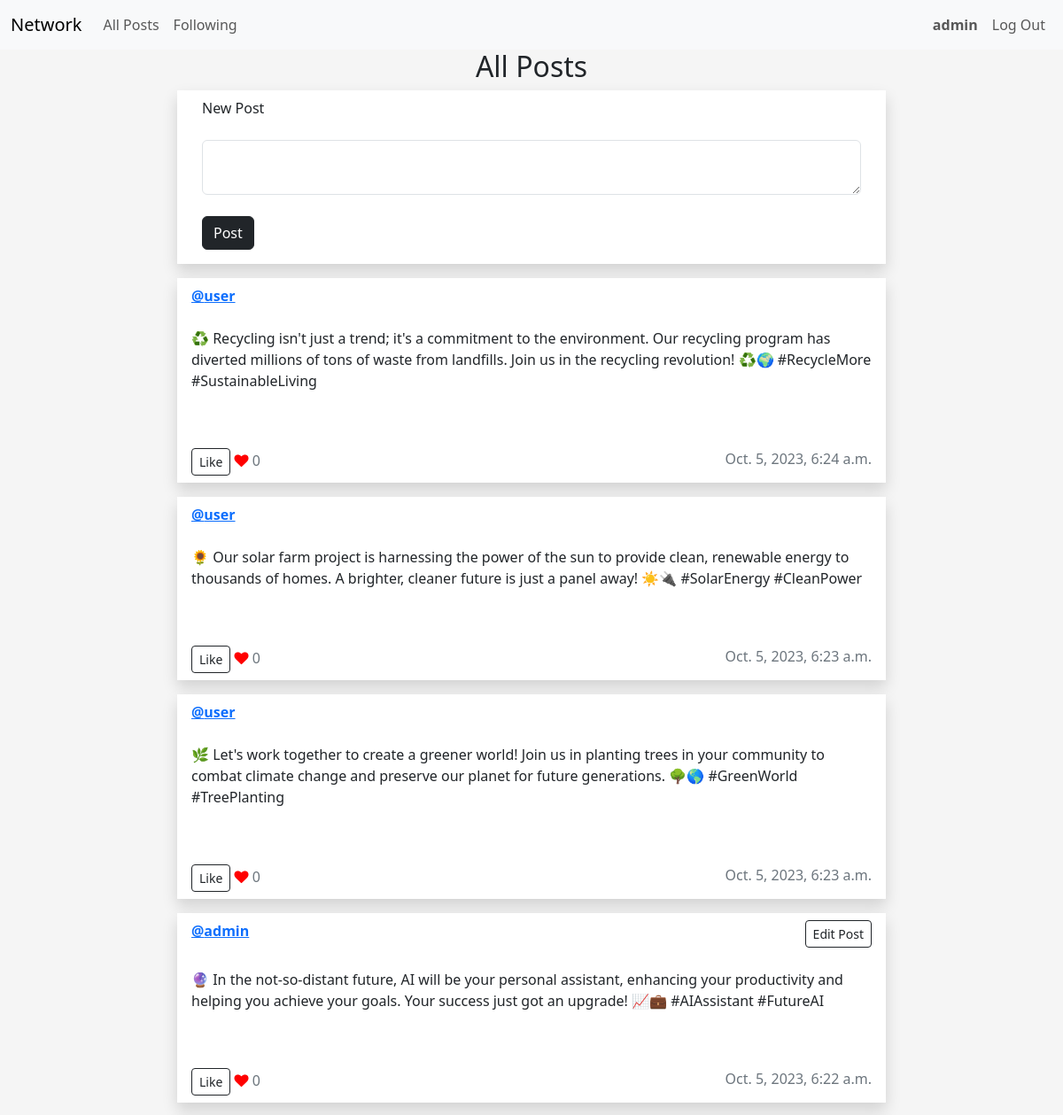
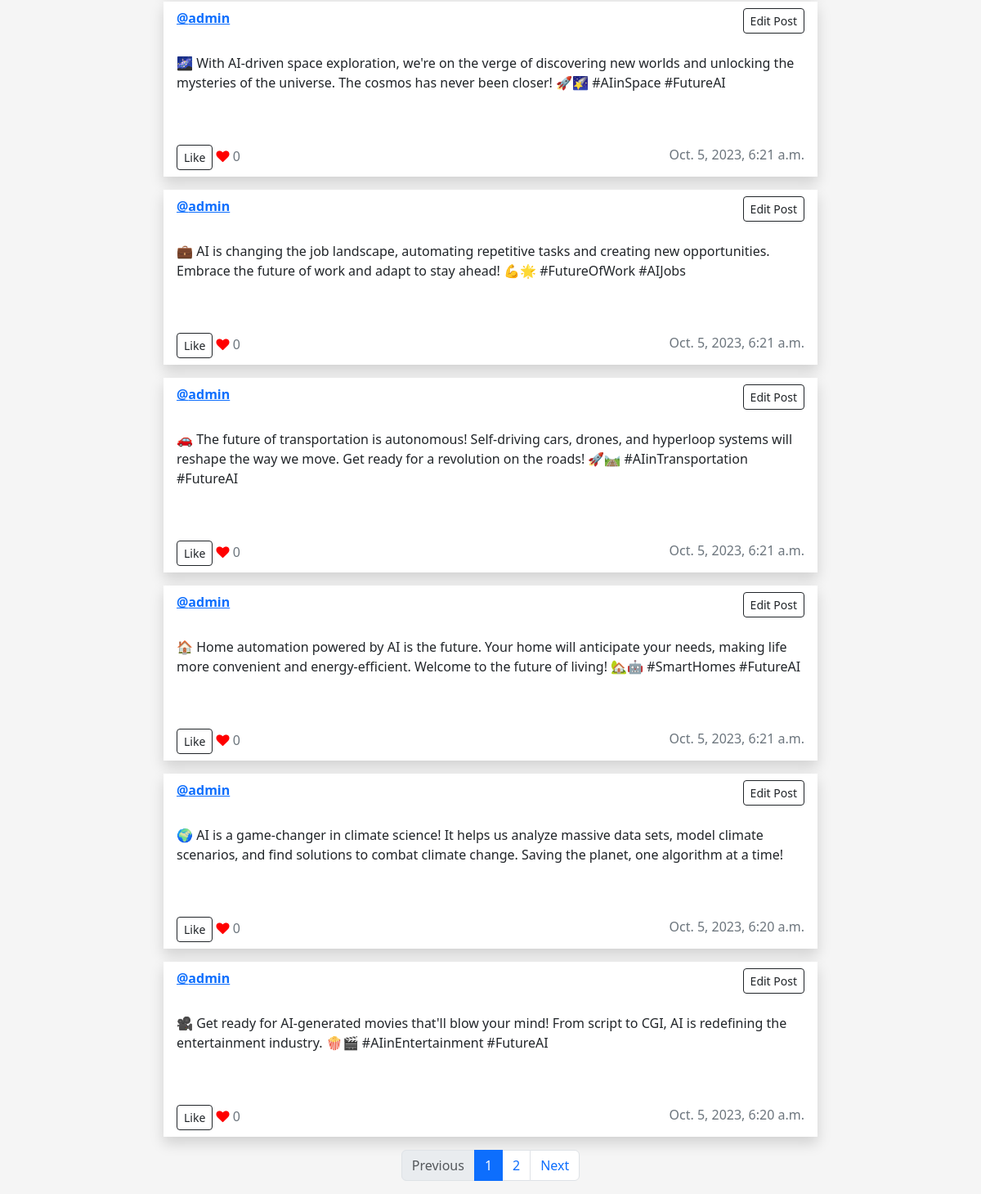
Screenshot of / (signed in) with the database file from the repository (2 pictures, top to bottom).
### network/models.py (models this page shows, shortened)
class User(AbstractUser):
    pass

class Post(models.Model):
    user = models.ForeignKey(User, on_delete=models.CASCADE)
    content = models.TextField()
    timestamp = models.DateTimeField(auto_now_add=True)
    likes = models.ManyToManyField(User, related_name='liked_posts')

### network/views.py (the view)
# urls.py: path("", views.index, name="index"),
def index(request):
    post_list = Post.objects.all().order_by('-timestamp')
    paginator = Paginator(post_list, POST_NUMBER_PER_PAGE)  # Show2  contacts per page.
    page_number = request.GET.get("page")
    page_obj = paginator.get_page(page_number)
    return render(request, "network/index.html",{
        "page_obj": page_obj
    })

### network/templates/network/index.html (shortened to what this page needs)
{% extends "network/layout.html" %}
{% block body %}
<h2>All Posts</h2>
<div class="row">
   <div class="card rounded-0 border-0 shadow mb-3 mx-auto" style="max-width: 50rem;">
      <div class="card-header bg-transparent border-0">
         New Post
      </div>
      <div class="card-body">
         <form action="{% url 'post' %}" method="post">
            <textarea class="form-control" autofocus="true" name="content" id="content" maxlength="400"></textarea><br>
            <input class="btn btn-dark" type="submit" value="Post">
         </form>
      </div>
   </div>
</div>
{% for post in page_obj.object_list %}
<div id="posts">
    <div class="row mb-3">
       <div class="post" data-post-id="{{ post.id }}">
          <div class="card rounded-0 border-0 shadow mx-auto" style="max-width: 50rem;">
             <div class="card-header bg-transparent border-0 d-flex justify-content-between">
                <strong><a href="{% url 'profile' post.user.id %}">@{{ post.user }}</a></strong>
                {% if post.user == request.user %}
                <button type="button" class="btn btn-sm btn-outline-dark edit-button">Edit Post</button>
                {% endif %}
             </div>
             <div class="card-body text-dark">
                <p id="post-content" class="post-content">{{ post.content }}</p>
                <br>
             </div>
             <div class="card-footer bg-transparent text-secondary border-0 d-flex justify-content-between">
                <div>
                    <button type="button" id="likeButton_{{ post.id }}" data-post-id="{{ post.id }}" class="btn btn-outline-dark btn btn-sm like-button">
                        {% if user in post.likes.all %}
                        Unlike
                        {% else %}
                        Like
                        {% endif %}
                    </button>
                    <i class="fa fa-heart" style="color: red;"></i>
                    <span id="likeCount_{{ post.id }}" class="like-count">{{ post.likes.count }}</span>
                </div>
                <div>
                    <span> {{ post.timestamp }}</span>
                </div>
             </div>
          </div>
       </div>
    </div>
 </div>
 </div>
{% endfor %}
<nav aria-label="Page navigation example">
   <ul class="pagination justify-content-center">
      {% if page_obj.has_previous %}
      <li class="page-item">
         <a class="page-link" href="?page={{ page_obj.previous_page_number }}">Previous</a>
      </li>
      {% else %}
      <li class="page-item disabled">
         <span class="page-link">Previous</span>
      </li>
      {% endif %}
      {% for i in page_obj.paginator.page_range %}
      <li class="page-item {% if i == page_obj.number %}active{% endif %}">
         <a class="page-link" href="?page={{ i }}">{{ i }}</a>
      </li>
      {% endfor %}
      {% if page_obj.has_next %}
      <li class="page-item">
         <a class="page-link" href="?page={{ page_obj.next_page_number }}">Next</a>
      </li>
      {% else %}
      <li class="page-item disabled">
         <span class="page-link">Next</span>
      </li>
      {% endif %}
   </ul>
</nav>
{% endblock %}

### network/templates/network/layout.html (shortened to what this page needs)
{% load static %}
<!DOCTYPE html>
<html lang="en">
    <head>
        <link href="https://cdn.jsdelivr.net/npm/bootstrap@5.3.2/dist/css/bootstrap.min.css" rel="stylesheet">
        <link rel="stylesheet" href="https://cdnjs.cloudflare.com/ajax/libs/font-awesome/4.7.0/css/font-awesome.min.css">
        <link href="{% static 'network/styles.css' %}" rel="stylesheet">
    </head>
    <body>
        <nav class="navbar navbar-expand-lg bg-body-tertiary">
            <div class="container-fluid">
              <a class="navbar-brand" href="{% url 'index' %}">Network</a>
              <div class="collapse navbar-collapse" id="navbarTogglerDemo02">
                <ul class="navbar-nav me-auto mb-2 mb-lg-0">
                  <li class="nav-item">
                    <a class="nav-link" href="{% url 'index' %}">All Posts</a>
                  </li>
                  {% if user.is_authenticated %}
                  <li class="nav-item">
                    <a class="nav-link" href="{% url 'following' %}">Following</a>
                  </li>
                  {% endif %}
                </ul>
                <ul class="navbar-nav ms-auto">
                    {% if user.is_authenticated %}
                    <li class="nav-item">
                        <a class="nav-link" href="{% url 'profile' request.user.id %}"><strong>{{ request.user.username }}</strong></a>
                    </li>
                      <li class="nav-item">
                        <a class="nav-link" href="{% url 'logout' %}">Log Out</a>
                      </li>
                    {% endif %}
                </ul>
              </div>
            </div>
          </nav>
        <div class="body">
            {% block body %}
            {% endblock %}
    </body>
</html>

### network/static/network/styles.css (style rules this page uses)
h2 { text-align: center; }
body { background-color: #f5f5f5; }
.card-header { display: block; justify-content: space-between; }

### rows the page displays
User: user.username "admin"
Post: user "user", content "♻️ Recycling isn't just a trend; it's a commitment to the environment. Our recycling program has diverted millions of tons of waste from landfills. Join us in the recycling revolution! ♻️🌍 #RecycleMore #SustainableLiving", shows "Like", likes.count "0", timestamp "Oct. 5, 2023, 6:24 a.m."
Post: user "user", content "🌻 Our solar farm project is harnessing the power of the sun to provide clean, renewable energy to thousands of homes. A brighter, cleaner future is just a panel away! ☀️🔌 #SolarEnergy #CleanPower", shows "Like", likes.count "0", timestamp "Oct. 5, 2023, 6:23 a.m."
Post: user "user", content "🌿 Let's work together to create a greener world! Join us in planting trees in your community to combat climate change and preserve our planet for future generations. 🌳🌎 #GreenWorld #TreePlanting", shows "Like", likes.count "0", timestamp "Oct. 5, 2023, 6:23 a.m."
Post: user "admin", shows "Edit Post", content "🔮 In the not-so-distant future, AI will be your personal assistant, enhancing your productivity and helping you achieve your goals. Your success just got an upgrade! 📈💼 #AIAssistant #FutureAI", shows "Like", likes.count "0", timestamp "Oct. 5, 2023, 6:22 a.m."
Post: user "admin", shows "Edit Post", content "🌌 With AI-driven space exploration, we're on the verge of discovering new worlds and unlocking the mysteries of the universe. The cosmos has never been closer! 🚀🌠 #AIinSpace #FutureAI", shows "Like", likes.count "0", timestamp "Oct. 5, 2023, 6:21 a.m."
Post: user "admin", shows "Edit Post", content "💼 AI is changing the job landscape, automating repetitive tasks and creating new opportunities. Embrace the future of work and adapt to stay ahead! 💪🌟 #FutureOfWork #AIJobs", shows "Like", likes.count "0", timestamp "Oct. 5, 2023, 6:21 a.m."
Post: user "admin", shows "Edit Post", content "🚗 The future of transportation is autonomous! Self-driving cars, drones, and hyperloop systems will reshape the way we move. Get ready for a revolution on the roads! 🚀🛤️ #AIinTransportation #FutureAI", shows "Like", likes.count "0", timestamp "Oct. 5, 2023, 6:21 a.m."
Post: user "admin", shows "Edit Post", content "🏠 Home automation powered by AI is the future. Your home will anticipate your needs, making life more convenient and energy-efficient. Welcome to the future of living! 🏡🤖 #SmartHomes #FutureAI", shows "Like", likes.count "0", timestamp "Oct. 5, 2023, 6:21 a.m."
Post: user "admin", shows "Edit Post", content "🌍 AI is a game-changer in climate science! It helps us analyze massive data sets, model climate scenarios, and find solutions to combat climate change. Saving the planet, one algorithm at a time!", shows "Like", likes.count "0", timestamp "Oct. 5, 2023, 6:20 a.m."
Post: user "admin", shows "Edit Post", content "🎥 Get ready for AI-generated movies that'll blow your mind! From script to CGI, AI is redefining the entertainment industry. 🍿🎬 #AIinEntertainment #FutureAI", shows "Like", likes.count "0", timestamp "Oct. 5, 2023, 6:20 a.m."

### other values shown
{{ i }} "1" "2"
